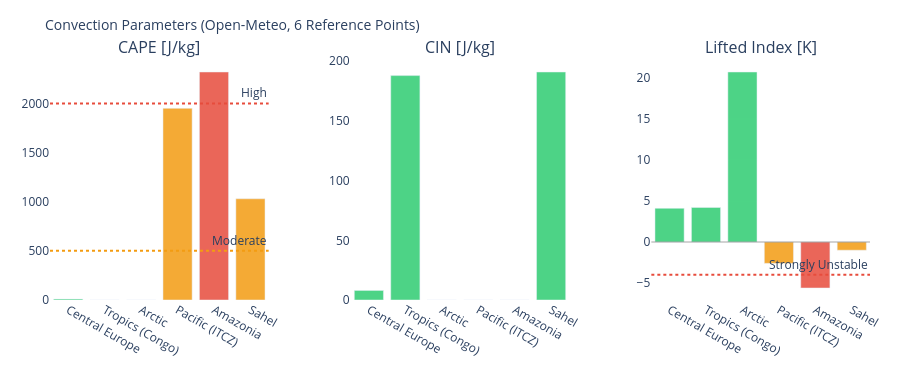

This figure's notebook cell:
### Markdown cell above
---
## 3. Visualizations

### Code cell
# ============================================================
# CAPE / CIN / LIFTED INDEX – Convection potential
# ============================================================

if not df_atm.empty:
    fig = make_subplots(
        rows=1, cols=3,
        subplot_titles=['CAPE [J/kg]', 'CIN [J/kg]', 'Lifted Index [K]'],
        horizontal_spacing=0.1
    )
    pts = df_atm['point'].tolist()
    pt_colors = ['#E85D24','#185FA5','#888780','#378ADD','#639922','#F2A623']

    # CAPE – höher = mehr Gewitterpotential
    cape_vals = df_atm['cape'].fillna(0).tolist()
    cape_colors = ['#e74c3c' if v > 2000 else '#f39c12' if v > 500 else '#2ecc71'
                   for v in cape_vals]
    fig.add_trace(go.Bar(x=pts, y=cape_vals, marker_color=cape_colors,
                         opacity=0.85, showlegend=False), row=1, col=1)
    fig.add_hline(y=2000, line_dash='dot', line_color='#e74c3c',
                  annotation_text='High', row=1, col=1)
    fig.add_hline(y=500,  line_dash='dot', line_color='#f39c12',
                  annotation_text='Moderate', row=1, col=1)

    # CIN – negativer = stärker gedeckelt (weniger Auslöse)
    cin_vals = df_atm['cin'].fillna(0).tolist()
    cin_colors = ['#e74c3c' if v < -200 else '#f39c12' if v < -50 else '#2ecc71'
                  for v in cin_vals]
    fig.add_trace(go.Bar(x=pts, y=cin_vals, marker_color=cin_colors,
                         opacity=0.85, showlegend=False), row=1, col=2)

    # Lifted Index – negativ = instabil
    li_vals = df_atm['li'].fillna(0).tolist()
    li_colors = ['#e74c3c' if v < -4 else '#f39c12' if v < 0 else '#2ecc71'
                 for v in li_vals]
    fig.add_trace(go.Bar(x=pts, y=li_vals, marker_color=li_colors,
                         opacity=0.85, showlegend=False), row=1, col=3)
    fig.add_hline(y=0, line_color='gray', line_width=0.7, row=1, col=3)
    fig.add_hline(y=-4, line_dash='dot', line_color='#e74c3c',
                  annotation_text='Strongly Unstable', row=1, col=3)

    fig.update_layout(
        title=dict(text='Convection Parameters (Open-Meteo, 6 Reference Points)', font=dict(size=14)),
        height=380, plot_bgcolor='rgba(0,0,0,0)', paper_bgcolor='rgba(0,0,0,0)',
        margin=dict(l=50, r=30, t=60, b=80)
    )
    fig.update_xaxes(tickangle=30)
    fig.show()

### Figure 1 — Plotly figure (JSON) as saved in the notebook; plotly's stock layout.template omitted (floating-point values rounded to 4 significant figures)
{"data": [{"marker": {"color": ["#2ecc71", "#2ecc71", "#2ecc71", "#f39c12", "#e74c3c", "#f39c12"]}, "opacity": 0.85, "showlegend": false, "type": "bar", "x": ["Central Europe", "Tropics (Congo)", "Arctic", "Pacific (ITCZ)", "Amazonia", "Sahel"], "xaxis": "x", "y": [10.0, 0.0, 0.0, 1950.0, 2320.0, 1030.0], "yaxis": "y"}, {"marker": {"color": ["#2ecc71", "#2ecc71", "#2ecc71", "#2ecc71", "#2ecc71", "#2ecc71"]}, "opacity": 0.85, "showlegend": false, "type": "bar", "x": ["Central Europe", "Tropics (Congo)", "Arctic", "Pacific (ITCZ)", "Amazonia", "Sahel"], "xaxis": "x2", "y": [8.0, 188.0, 0.0, 0.0, 0.0, 191.0], "yaxis": "y2"}, {"marker": {"color": ["#2ecc71", "#2ecc71", "#2ecc71", "#f39c12", "#e74c3c", "#f39c12"]}, "opacity": 0.85, "showlegend": false, "type": "bar", "x": ["Central Europe", "Tropics (Congo)", "Arctic", "Pacific (ITCZ)", "Amazonia", "Sahel"], "xaxis": "x3", "y": [4.1, 4.2, 20.7, -2.6, -5.6, -1.0], "yaxis": "y3"}], "layout": {"annotations": [{"font": {"size": 16}, "showarrow": false, "text": "CAPE [J/kg]", "x": 0.1333, "xanchor": "center", "xref": "paper", "y": 1.0, "yanchor": "bottom", "yref": "paper"}, {"font": {"size": 16}, "showarrow": false, "text": "CIN [J/kg]", "x": 0.5, "xanchor": "center", "xref": "paper", "y": 1.0, "yanchor": "bottom", "yref": "paper"}, {"font": {"size": 16}, "showarrow": false, "text": "Lifted Index [K]", "x": 0.8667, "xanchor": "center", "xref": "paper", "y": 1.0, "yanchor": "bottom", "yref": "paper"}, {"showarrow": false, "text": "High", "x": 1, "xanchor": "right", "xref": "x domain", "y": 2000, "yanchor": "bottom", "yref": "y"}, {"showarrow": false, "text": "Moderate", "x": 1, "xanchor": "right", "xref": "x domain", "y": 500, "yanchor": "bottom", "yref": "y"}, {"showarrow": false, "text": "Strongly Unstable", "x": 1, "xanchor": "right", "xref": "x3 domain", "y": -4, "yanchor": "bottom", "yref": "y3"}], "height": 380, "margin": {"b": 80, "l": 50, "r": 30, "t": 60}, "paper_bgcolor": "rgba(0,0,0,0)", "plot_bgcolor": "rgba(0,0,0,0)", "shapes": [{"line": {"color": "#e74c3c", "dash": "dot"}, "type": "line", "x0": 0, "x1": 1, "xref": "x domain", "y0": 2000, "y1": 2000, "yref": "y"}, {"line": {"color": "#f39c12", "dash": "dot"}, "type": "line", "x0": 0, "x1": 1, "xref": "x domain", "y0": 500, "y1": 500, "yref": "y"}, {"line": {"color": "gray", "width": 0.7}, "type": "line", "x0": 0, "x1": 1, "xref": "x3 domain", "y0": 0, "y1": 0, "yref": "y3"}, {"line": {"color": "#e74c3c", "dash": "dot"}, "type": "line", "x0": 0, "x1": 1, "xref": "x3 domain", "y0": -4, "y1": -4, "yref": "y3"}], "title": {"font": {"size": 14}, "text": "Convection Parameters (Open-Meteo, 6 Reference Points)"}, "xaxis": {"anchor": "y", "domain": [0.0, 0.2667], "tickangle": 30}, "xaxis2": {"anchor": "y2", "domain": [0.3667, 0.6333], "tickangle": 30}, "xaxis3": {"anchor": "y3", "domain": [0.7333, 1.0], "tickangle": 30}, "yaxis": {"anchor": "x", "domain": [0.0, 1.0]}, "yaxis2": {"anchor": "x2", "domain": [0.0, 1.0]}, "yaxis3": {"anchor": "x3", "domain": [0.0, 1.0]}}}
